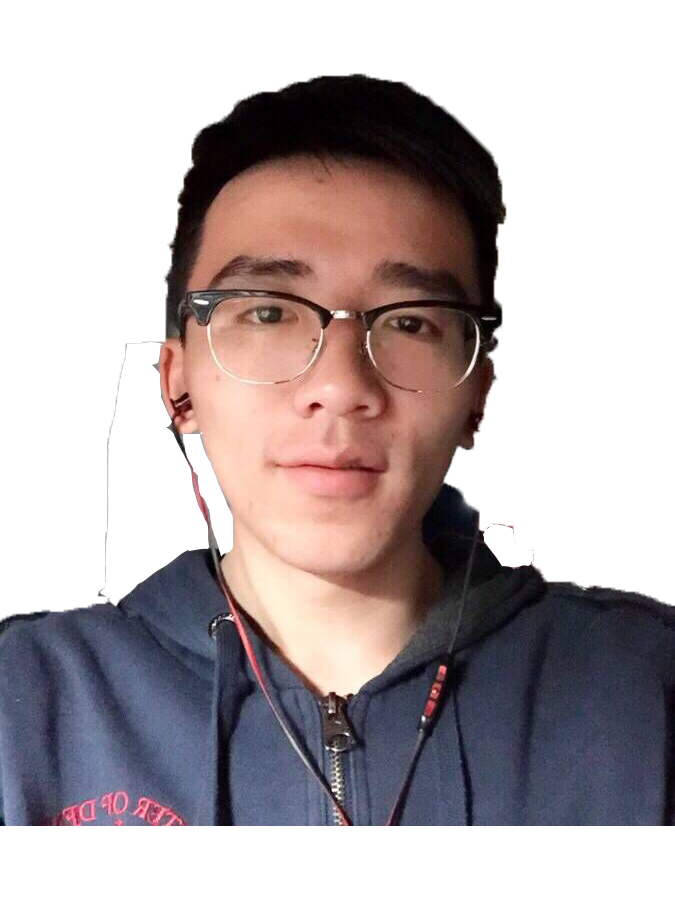
#> input picture charactor_image/wz.png, 675 x 900 px
$ python charactor_image.py   (Python 2 division)   (older library calls are emulated)
#> lines starting #> are read from the running program, lines starting #| are printed output that depends on the picture
#!/usr/bin/env python
# -*- coding: utf-8 -*-
# @Time    : 2017/7/26 20:46

from PIL import Image
import argparse
from string import punctuation
import getopt,sys
import numpy as np


ascii_char = list("$@B%8&WM#*oahkbdpqwmZO0QLCJUYXzcvunxrjft/\|()1{}[]?-_+~<>i!lI;:,\"^`'. ")

def get_char(r,g,b,alpha = 256):
    if alpha == 0:
        return ' '
    length = len(ascii_char)
    gray = int(0.2126 * r + 0.7152 * g + 0.0722 * b)

    unit = (256.0 + 1)/length
    return ascii_char[int(gray/unit)]

# [16 lines of commented-out code are left out]

if __name__ == '__main__':
    opts, args = getopt.getopt(sys.argv[1:], "hi:o:")
    in_file_name = 'wz.png'
    out_file_name = 'xue.txt'
    for opt,value in opts:
        if opt == '-i':
            in_file_name = value
        if opt == '-o':
            out_file_name = value
        elif opt == 'h':
            print u'用法：-i 输入文件名 -o 输出文件名'
    # transPNG(in_file_name,'xue1.png')
    im = Image.open(in_file_name)
#> im is the input picture: PIL image 675x900 RGBA; mean R, G, B, A 85.8, 73.7, 75, 129.4
    assert isinstance(im, Image.Image)
    width, height = im.size
#> width = 675; height = 900
    im = im.resize((int(width/10),int(height/10)),Image.ANTIALIAS)
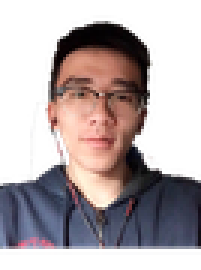
#> im: PIL image 67x90 RGBA (shown 3 times larger); mean R, G, B, A 60.3, 49.7, 51.9, 129.4; transparent parts drawn white
    width, height = im.size
#> width = 67; height = 90

    print width,height
#| 67 90
    txt = ''
    for i in xrange(height):
        for j in xrange(width):
            txt += get_char(*im.getpixel((j,i)))
        txt += '\n'
    with open(out_file_name,'w') as f:
        f.write(txt)

$ run again, with charactor_image/xue1.png copied over charactor_image/wz.png
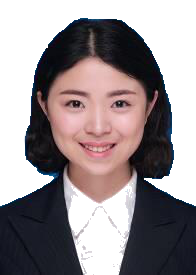
#> input picture charactor_image/xue1.png, 196 x 275 px
#> im is the input picture: PIL image 196x275 RGBA; mean R, G, B, A 70.5, 90.6, 108.6, 157.8
#> `im = im.resize((int(width/10),int(height/10)),Image.ANTIALIAS)`:
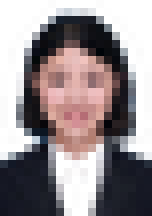
#> im: PIL image 19x27 RGBA (shown 8 times larger); mean R, G, B, A 62.7, 55.3, 61.3, 157.5; transparent parts drawn white
#| 19 27

$ run again, with charactor_image/danxue.png copied over charactor_image/wz.png
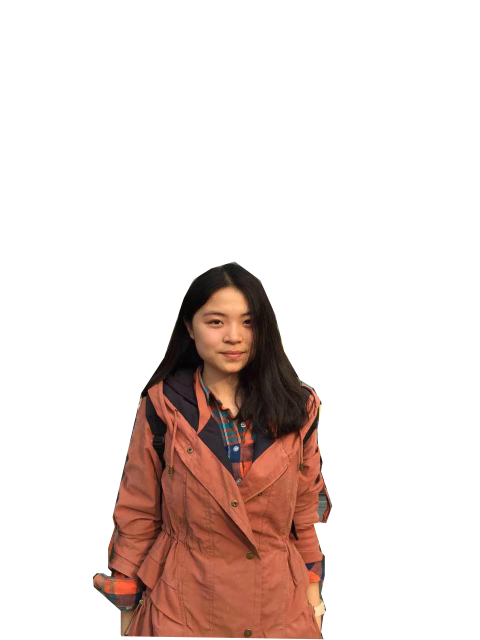
#> input picture charactor_image/danxue.png, 960 x 1280 px (shown at 1/2 size)
#> im is the input picture: PIL image 960x1280 RGBA; mean R, G, B, A 40.2, 27.3, 22.4, 52.5
#> `im = im.resize((int(width/10),int(height/10)),Image.ANTIALIAS)`:
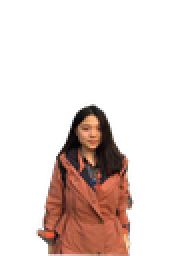
#> im: PIL image 96x128 RGBA (shown 2 times larger); mean R, G, B, A 31.2, 18, 13.8, 52.5; transparent parts drawn white
#| 96 128
